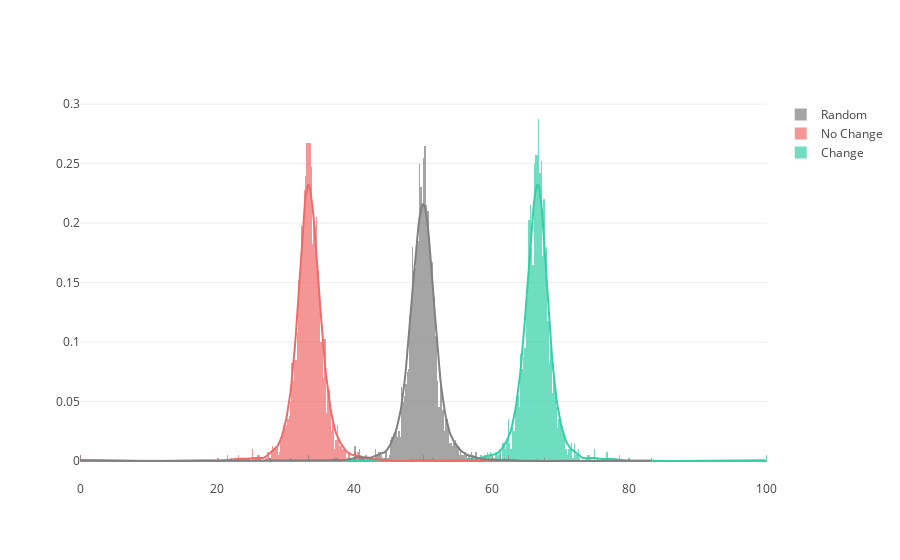

Notebook source saved alongside this figure:
### Code cell
# our implementation does not allow to control the size of distribution plot
plotResult(win_change, win_nochange, win_rand, games, plot='dist', output='fig')

### Figure 1 — Plotly figure (JSON) as saved in the notebook; plotly's stock layout.template omitted (floating-point values rounded to 4 significant figures; data arrays with more than 128 entries replaced by an {"elided": "..."} marker saying what was removed)
{"data": [{"autobinx": false, "histnorm": "probability density", "legendgroup": "Change", "marker": {"color": "#33CFA5"}, "name": "Change", "opacity": 0.7, "type": "histogram", "uid": "b727d850-2ae2-11e9-82d2-dca904777f27", "x": {"elided": "2000 float values"}, "xaxis": "x", "xbins": {"end": 100, "size": 0.2, "start": 33.33}, "yaxis": "y"}, {"autobinx": false, "histnorm": "probability density", "legendgroup": "No Change", "marker": {"color": "#F06A6A"}, "name": "No Change", "opacity": 0.7, "type": "histogram", "uid": "b727da62-2ae2-11e9-8f30-dca904777f27", "x": {"elided": "2000 float values"}, "xaxis": "x", "xbins": {"end": 66.67, "size": 0.2, "start": 0}, "yaxis": "y"}, {"autobinx": false, "histnorm": "probability density", "legendgroup": "Random", "marker": {"color": "gray"}, "name": "Random", "opacity": 0.7, "type": "histogram", "uid": "b727db34-2ae2-11e9-8761-dca904777f27", "x": {"elided": "2000 float values"}, "xaxis": "x", "xbins": {"end": 83.33, "size": 0.2, "start": 0}, "yaxis": "y"}, {"legendgroup": "Change", "marker": {"color": "#33CFA5"}, "mode": "lines", "name": "Change", "showlegend": false, "type": "scatter", "uid": "b727dbd4-2ae2-11e9-b942-dca904777f27", "x": {"elided": "500 float values"}, "xaxis": "x", "y": {"elided": "500 float values"}, "yaxis": "y"}, {"legendgroup": "No Change", "marker": {"color": "#F06A6A"}, "mode": "lines", "name": "No Change", "showlegend": false, "type": "scatter", "uid": "b727dc88-2ae2-11e9-a2c2-dca904777f27", "x": {"elided": "500 float values"}, "xaxis": "x", "y": {"elided": "500 float values"}, "yaxis": "y"}, {"legendgroup": "Random", "marker": {"color": "gray"}, "mode": "lines", "name": "Random", "showlegend": false, "type": "scatter", "uid": "b727dd1e-2ae2-11e9-9436-dca904777f27", "x": {"elided": "500 float values"}, "xaxis": "x", "y": {"elided": "500 float values"}, "yaxis": "y"}], "layout": {"barmode": "overlay", "hovermode": "closest", "legend": {"traceorder": "reversed"}, "xaxis": {"anchor": "y2", "domain": [0, 1], "zeroline": false}, "yaxis": {"anchor": "free", "domain": [0, 1], "position": 0}}}
